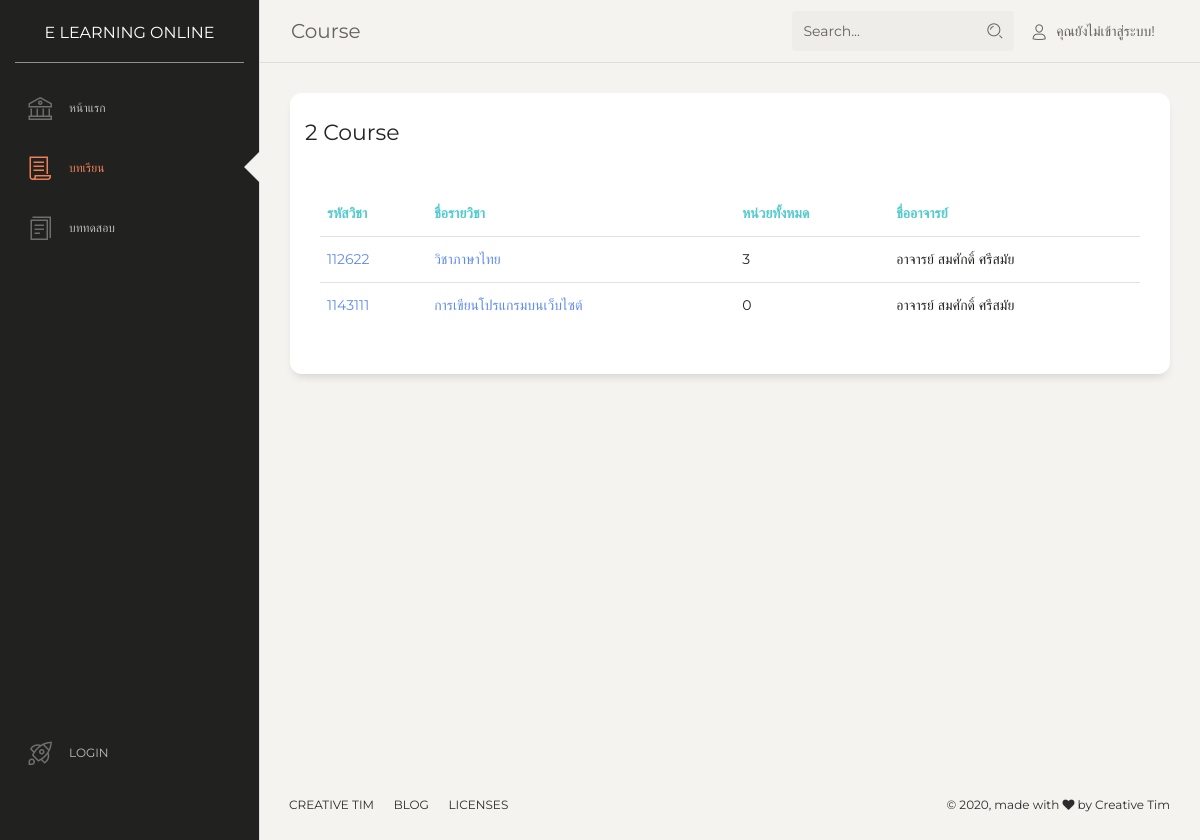
The page /course.php on the database its author committed.
### tables this page shows
CREATE TABLE `tb_course` (
  `course_ID` mediumint(11) NOT NULL,
  `course_Name` longtext NOT NULL,
  `member_ID` varchar(100) NOT NULL
);

CREATE TABLE `tb_member` (
  `member_ID` varchar(100) NOT NULL,
  `member_Password` char(50) NOT NULL,
  `member_FName` char(120) NOT NULL,
  `member_LName` char(120) NOT NULL,
  `member_Class` tinyint(2) UNSIGNED DEFAULT NULL,
  `member_Status` tinyint(2) UNSIGNED NOT NULL,
  `member_Tel` char(10) NOT NULL
);

### course.php (the view, shortened to what this page needs)
<?php $page='coures'; include('layer/header.php'); ?>
<div class="content">
  <div class="row">
    <div class="col-md-12">
      <div class="card demo-icons">
        <div class="card-header">
          <?php include('fuction/connectDB.php'); $sqll = "SELECT count(course_ID) FROM `tb_course`";
            $rss = mysqli_query($conn,$sqll);
            $counnt = mysqli_fetch_array($rss);
          ?>
          <h5 class="card-title"><?php echo $counnt[0]; ?> Course</h5>
        </div>
        <div class="card-body all-icons">
        <div id="icons-wrapper">
          <div class="card-body">
          <div class="table-responsive">
          <table class="table" >
                    <thead class=" text-primary">
                      <tr><th>
                        รหัสวิชา
                      </th>
                      <th>
                        ชื่อรายวิชา
                      </th>
                      <th>หน่วยทั้งหมด</th>
                      <th>
                        ชื่ออาจารย์
                      </th>
                    </tr></thead>
                    <tbody>
                      <?php include('fuction/connectDB.php');
                      $sql = "SELECT * FROM `tb_course` INNER JOIN tb_member ON tb_course.member_ID = tb_member.member_ID";
                      $rs = mysqli_query($conn,$sql);
                      while ($row = mysqli_fetch_array($rs)) { ?>
                      <tr>
                        <td>
                          <a href="detail_course.php?id=<?php echo $row['course_ID'];?>">
                          <?php echo $row['course_ID']; ?>
                          </a>
                        </td>
                        <td>
                          <a href="detail_course.php?id=<?php echo $row['course_ID'];?>">
                          <?php echo $row['course_Name'] ?>
                          </a>
                        </td>
                        <td>
                          <?php $squnit = "SELECT COUNT(*) FROM `tb_unit` where course_ID='".$row['course_ID']."' ";
                          $urs = mysqli_query($conn,$squnit);
                          $count = mysqli_fetch_array($urs);
                          echo $count[0];
                          ?>
                        </td>
                        <td>
                          อาจารย์ <?php echo $row['member_FName']." ".$row['member_LName']; ?>
                        </td>
                      </tr>
                    <?php
                      }
                       ?>
                    </tbody>
                  </table>
                </div>
              </div>
        </div>
        </div>
      </div>
    </div>
  </div>
</div>
<?php include('layer/footer.php'); ?>

### layer/header.php (shortened to what this page needs)
<!DOCTYPE html>
<html lang="en">
<head>
  <link href="https://maxcdn.bootstrapcdn.com/font-awesome/latest/css/font-awesome.min.css" rel="stylesheet">
  <link href="assets/css/bootstrap.min.css" rel="stylesheet" />
  <link href="assets/css/paper-dashboard.css?v=2.0.0" rel="stylesheet" />
  <link href="assets/demo/demo.css" rel="stylesheet" />
</head>
<body class="">
  <div class="wrapper ">
    <div class="sidebar" data-color="black" data-active-color="danger">
      <div class="logo" style="text-align: center;">
        <a href="./index.php" class="simple-text logo-normal">
          E Learning Online
        </a>
      </div>
      <div class="sidebar-wrapper">
        <ul class="nav">
<?php if (empty($_SESSION['status'])) { ?>
          <li class="<?php if($page=='home'){echo 'active';}?>">
            <a href="index.php">
              <i class="nc-icon nc-bank"></i>
              <p>หน้าแรก</p>
            </a>
          </li>
          <li class="<?php if($page=='coures'){echo 'active';}?>">
            <a href="course.php">
              <i class="nc-icon nc-paper"></i>
              <p>บทเรียน</p>
            </a>
          </li>
          <li class="<?php if($page=='test'){echo 'active';}?>">
            <a href="test.php">
              <i class="nc-icon nc-single-copy-04"></i>
              <p>บททดสอบ</p>
            </a>
          </li>
<?php } ?>
          <li class="active-pro <?php if($page=='login'){echo 'login';}?>">
            <?php if (array_key_exists('user', $_SESSION) AND !empty($_SESSION['name'])) {?>
            <a href="fuction/logout.php">
              <i class="nc-icon nc-spaceship"></i>
              <p>Logout</p>
            </a>
            <?php } else { ?>
              <a href="login.php">
              <i class="nc-icon nc-spaceship"></i>
              <p>Login</p>
            </a>
            <?php } ?>
          </li>
        </ul>
      </div>
    </div>
<div class="main-panel">
      <nav class="navbar navbar-expand-lg navbar-absolute fixed-top navbar-transparent">
        <div class="container-fluid">
          <div class="navbar-wrapper">
            <a class="navbar-brand" href="#pablo"><?php switch ($page) {
              case 'coures':
                echo "Course";
                break;
            } ?></a>
          </div>
          <div class="collapse navbar-collapse justify-content-end" id="navigation">
            <form>
              <div class="input-group no-border">
                <input type="text" value="" class="form-control" placeholder="Search...">
                <div class="input-group-append">
                  <div class="input-group-text">
                    <i class="nc-icon nc-zoom-split"></i>
                  </div>
                </div>
              </div>
            </form>
            <ul class="navbar-nav">
              <li class="nav-item">
                <?php if (array_key_exists('user', $_SESSION) AND !empty($_SESSION['name'])) {?>
                <a class="nav-link btn-magnify" href="#pablo">
                  <i class="nc-icon nc-single-02"></i>
                  <p>
                    <span class="d-lg-none d-md-block">ICON</span>
                  </p><?php echo $_SESSION['name']; ?>
                </a>
                <?php } else { ?>
                <a class="nav-link btn-magnify" href="./login.php">
                  <i class="nc-icon nc-single-02"></i>
                  <?php echo "คุณยังไม่เข้าสู่ระบบ!"; ?>
                </a>
                  <?php } ?>
              </li>
            </ul>
          </div>
        </div>
      </nav>

### layer/footer.php (shortened to what this page needs)
<footer class="footer footer-black  footer-white ">
        <div class="container-fluid">
          <div class="row">
            <nav class="footer-nav">
              <ul>
                <li>
                  <a href="https://www.creative-tim.com" target="_blank">Creative Tim</a>
                </li>
                <li>
                  <a href="http://blog.creative-tim.com/" target="_blank">Blog</a>
                </li>
                <li>
                  <a href="https://www.creative-tim.com/license" target="_blank">Licenses</a>
                </li>
              </ul>
            </nav>
            <div class="credits ml-auto">
              <span class="copyright">
                ©
                , made with <i class="fa fa-heart heart"></i> by Creative Tim
              </span>
            </div>
          </div>
        </div>
      </footer>
    </div>
  </div>
</body>
</html>

### assets/demo/demo.css (style rules this page uses)
@media all and (min-width: 992px) { .sidebar .nav>li.active-pro { position: absolute; width: 100%; bottom: 10px; } }
.demo-icons a { color: #608CEE; text-decoration: none; }

### rows shown on the page
tb_course: course_ID "112622", course_Name "วิชาภาษาไทย", count "3", member_ID.member_FName "สมศักดิ์", member_ID.member_LName "ศรีสมัย"
tb_course: course_ID "1143111", course_Name "การเขียนโปรแกรมบนเว็บไซต์", count "0", member_ID.member_FName "สมศักดิ์", member_ID.member_LName "ศรีสมัย"

### other values the page prints
$counnt[0] "2"
